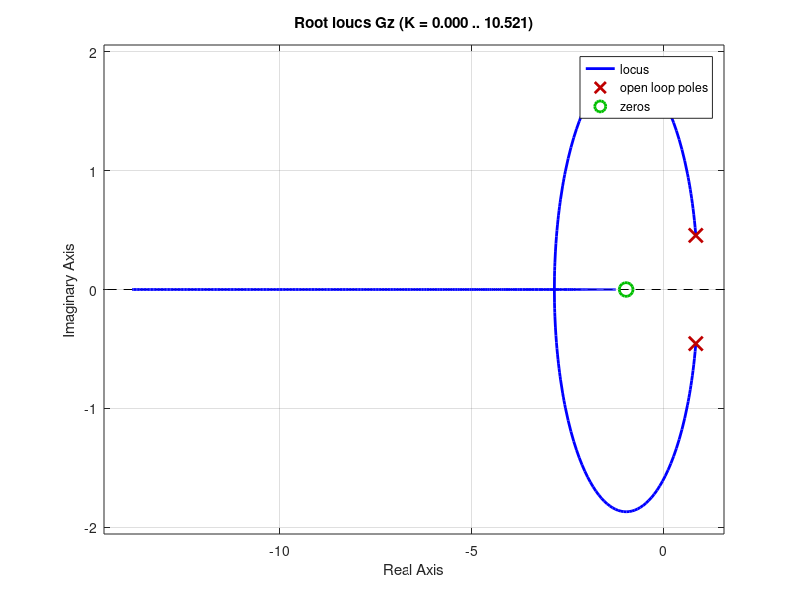

Reproduce this figure in MATLAB.
clc;
clf;

Ts = 0.3;

n = 37.2021;
d = [1 0.283 2.7452];
G = tf(n,d);

Gz = c2d(G,Ts)
pole(Gz)
zero(Gz)
rlocus(Gz)
